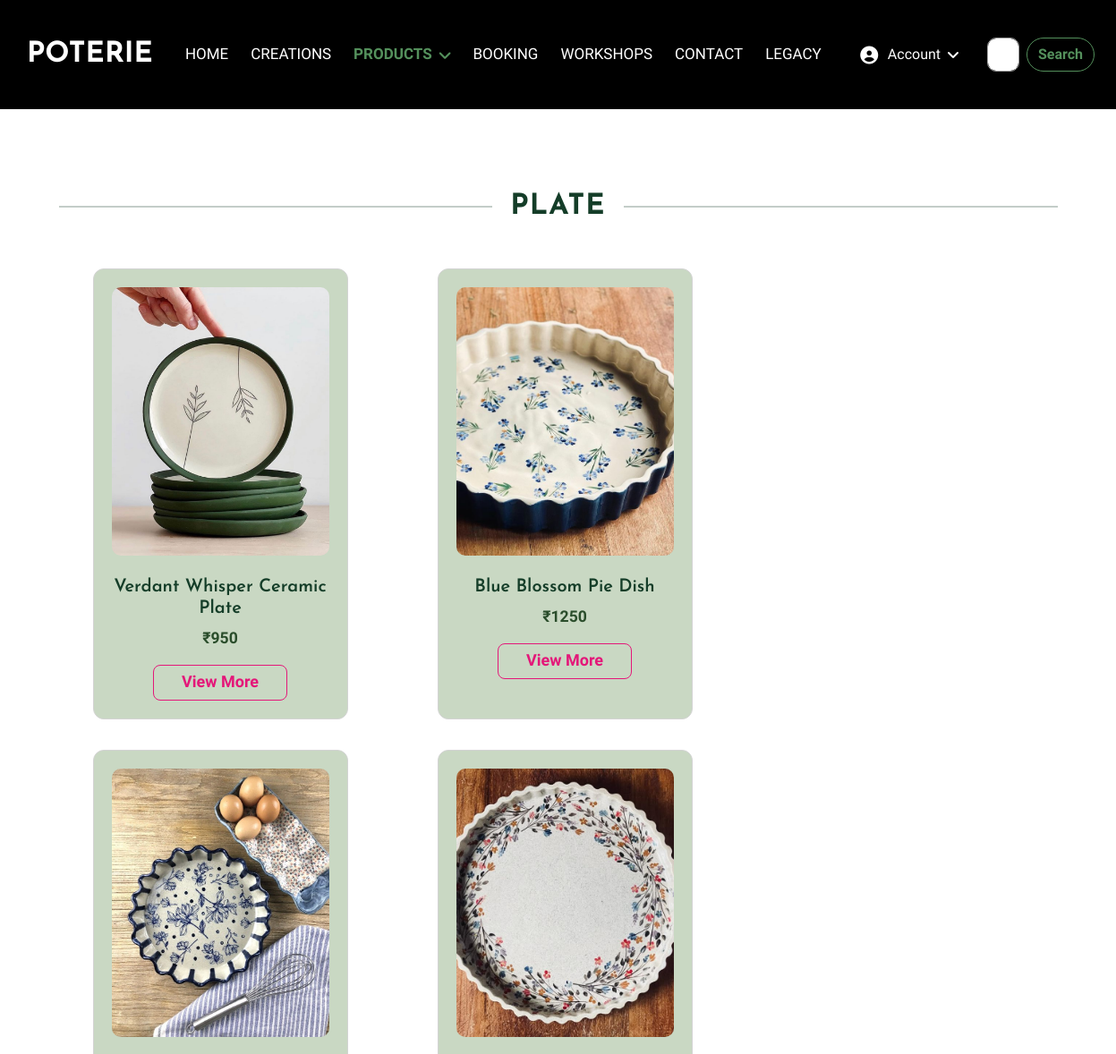
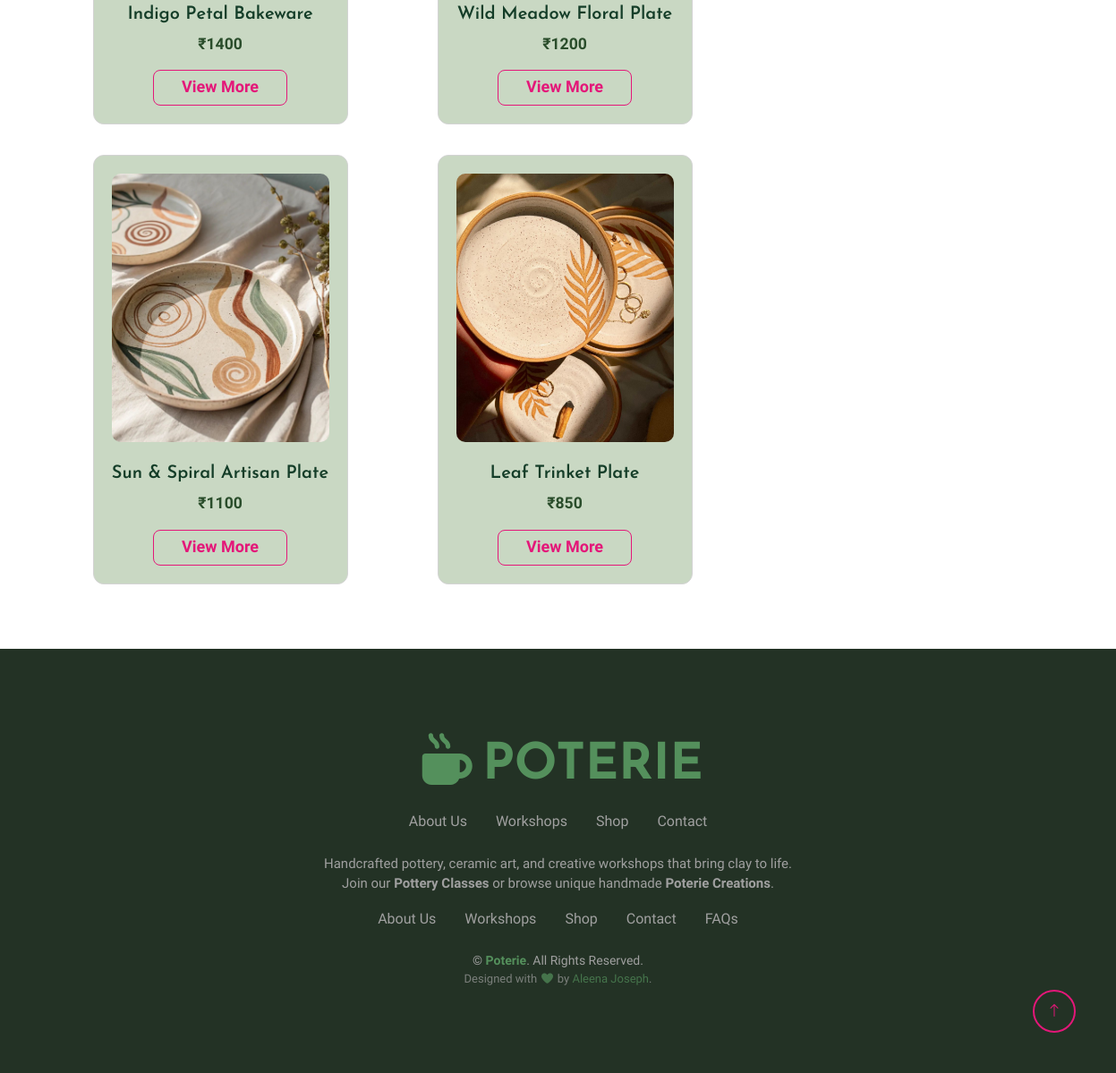
Page /PoteriaSite/Categorypage/Plate/ on the committed database (2 pictures, top to bottom).
### Myapp/models.py (models this page shows, shortened)
class potterydb(models.Model):
    Pottery_name=models.CharField(max_length=30,null=True,blank=True)
    Pottery_category=models.CharField(max_length=30,null=True,blank=True)
    Pottery_price=models.IntegerField(null=True,blank=True)
    Pottery_description=models.TextField(null=True,blank=True)
    Pottery_image=models.ImageField(upload_to="Pottery Images",null=True,blank=True)

### webapp/views.py (the view)
# urls.py: path('Categorypage/<product_name>/', views.Categorypage, name="Categorypage"),
def Categorypage(request, product_name):
    cart_count = 0
    uname = request.session.get('username')
    if uname:
        cart_count = Cartdb.objects.filter(Singlepottery_username=uname).count()
    product = productdb.objects.all()
    pottery = potterydb.objects.filter(Pottery_category=product_name)
    return render(request, "Categorypage.html",
                  {'product': product, 'pottery': pottery, 'product_name': product_name, 'cart_count': cart_count})

### webapp/templates/Categorypage.html (shortened to what this page needs)
<!DOCTYPE html>
<html lang="en">
{% load static %}
<head>
    <link href="https://cdnjs.cloudflare.com/ajax/libs/font-awesome/7.0.0/css/all.min.css" rel="stylesheet">
    <link href="https://cdn.jsdelivr.net/npm/bootstrap-icons@1.4.1/font/bootstrap-icons.css" rel="stylesheet">
    <link href="{% static 'website/lib/animate/animate.min.css' %}" rel="stylesheet">
    <link href="{% static 'website/lib/lightbox/css/lightbox.min.css' %}" rel="stylesheet">
    <link href="{% static 'website/lib/owlcarousel/assets/owl.carousel.min.css' %}" rel="stylesheet">
    <link href="{% static 'website/css/bootstrap.min.css' %}" rel="stylesheet">
    <link href="{% static 'website/css/style.css' %}" rel="stylesheet">
</head>
<body style="background-color:white;">
<div class="container-fluid p-0 ">
    <nav class="navbar navbar-expand-lg" style="background-color:rgb(0,0,0);">
        <a href="{% url 'Homepage' %}" class="navbar-brand ms-4 ms-lg-0 d-flex align-items-center">
            <h2 class="mb-0 text-uppercase"
                style="color: white; font-weight: bold; margin-left:30px; margin-right:20px;">Poterie</h2>
        </a>
        <div class="collapse navbar-collapse" id="navbarCollapse">
            <div class="navbar-nav mx-auto p-4 p-lg-0">
                <a href="{% url 'Homepage' %}"
                   class="nav-item nav-link {% if request.resolver_match.url_name == 'Homepage' %}active{% endif %}">Home</a>
                <a href="{% url 'Creationpage' %}"
                   class="nav-item nav-link {% if request.resolver_match.url_name == 'Creationpage' %}active{% endif %}">Creations</a>
                <div class="nav-item dropdown">
                    <a href="#" class="nav-link dropdown-toggle text-white active"
                       data-bs-toggle="dropdown ">Products</a>
                </div>
                <a href="{% url 'Bookingpage' %}"
                   class="nav-item nav-link text-white {% if request.resolver_match.url_name == 'Bookingpage' %}active{% endif %}">Booking</a>
                <a href="{% url 'Workshoppage' %}"
                   class="nav-item nav-link text-white {% if request.resolver_match.url_name == 'Workshoppage' %}active{% endif %}">Workshops</a>
                <a href="{% url 'Contactpage' %}"
                   class="nav-item nav-link text-white {% if request.resolver_match.url_name == 'Contactpage' %}active{% endif %}">Contact</a>
                <a href="{% url 'Legacygpage' %}"
                   class="nav-item nav-link text-white {% if request.resolver_match.url_name == 'Legacygpage' %}active{% endif %}">Legacy</a>
            </div>
            {% if request.session.username %}
            <div class="nav-item dropdown me-3">
                <a href="#" class="nav-link dropdown-toggle text-white d-flex align-items-center"
                   data-bs-toggle="dropdown">
                    <i class="fas fa-user-circle fa-lg me-2"></i>Welcome, {{ request.session.username }} </a>
                <div class="dropdown-menu dropdown-menu-end m-0">
                   <a href="{% url 'Cartpage' %}"
                       class="dropdown-item {% if request.resolver_match.url_name == 'Cartpage' %}active{% endif %}">
                        Your Cart({{cart_count}})</a>
                    <a href="{% url 'logout' %}" class="dropdown-item">Logout </a>
                </div>
            </div>
            {% else %}
            <div class="nav-item dropdown me-3">
                <a href="#" class="nav-link dropdown-toggle text-white d-flex align-items-center"
                   data-bs-toggle="dropdown">
                    <i class="fas fa-user-circle fa-lg me-2"></i>Account
                </a>
            </div>
            {% endif %}
            <form class="d-flex me-4" role="search">
                <input class="form-control me-2" type="search" placeholder="Search" aria-label="Search">
                <button class="btn btn-outline-success" type="submit">Search</button>
            </form>
        </div>
    </nav>
</div>
<div class="container-fluid main_wrapper" style="margin-top:124px;">
    <section class="py-5">
        <div class="container">
            <div style="display:flex; align-items:center; justify-content:center; margin:40px 0; gap:20px;">
                <hr style="flex:1; border:none; border-top:2px solid #143d28; width:550px; margin:0;">
                <h2 style="margin:0; font-size:2rem; font-weight:700; color:#143d28; text-transform:uppercase; letter-spacing:1px; white-space:nowrap;">
                    {{ product_name }}
                </h2>
                <hr style="flex:1; border:none; border-top:2px solid #143d28; width:550px; margin:0;">
            </div>
            <div class="row justify-content">
                {% for i in pottery %}
                <div class="col-md-3 text-center mb-4"
                     style="border:1px solid lightgrey; border-radius:12px; padding:20px;  margin:10px 50px; background-color:#9cb7918b;">
                    <img src="{{ i.Pottery_image.url }}" alt="failed"
                         style="height:300px; width:100%; border-radius:10px; object-fit:cover; margin-bottom:15px;">
                    <h5 style="font-weight:600; color:#143d28;" class="mt-2">{{ i.Pottery_name }}</h5>
                    <p style="font-weight:700; color:#2a4d2b; font-size:1.1rem;">₹{{ i.Pottery_price }}</p>
                    <div style="display:flex; justify-content:center; gap:10px;">
                        <a href="{% url 'Singleproductpage' pottery_id=i.id %}" class="btn btn-outline-primary btn-sm"
                           style="border-radius:8px; width:150px; height:40px; font-size:18px;">View More</a>
                    </div>
                </div>
                {% endfor %}
            </div>
        </div>
    </section>
</div>
<div class="container-fluid text-light footer py-5" style="background-color: rgb(35, 50, 37);"
     data-wow-delay="0.1s">
    <div class="container text-center py-5">
        <a href="{% url 'Homepage' %}">
            <h1 class="display-4 mb-3 text-uppercase" style="color: rgb(84, 144, 92); font-weight: 800;">
                <i class="fa-solid fa-mug-hot me-2"></i>Poterie
            </h1>
        </a>
        <div class="d-flex justify-content-center flex-wrap mb-4">
            <a href="{% url 'Homepage' %}" class="text-light mx-3" style="text-decoration: none;">About Us</a>
            <a href="{% url 'Workshoppage' %}" class="text-light mx-3" style="text-decoration: none;">Workshops</a>
            <a href="{% url 'Creationpage' %}" class="text-light mx-3" style="text-decoration: none;">Shop</a>
            <a href="{% url 'Contactpage' %}" class="text-light mx-3" style="text-decoration: none;">Contact</a>
        </div>
        <p class="mb-3" style="font-size: 15px;">
            Handcrafted pottery, ceramic art, and creative workshops that bring clay to life.<br>
            Join our <strong>Pottery Classes</strong> or browse unique handmade <strong>Poterie Creations</strong>.
        </p>
        <div class="d-flex justify-content-center flex-wrap mb-4">
            <a href="#!" class="text-light mx-3" style="text-decoration: none;">About Us</a>
            <a href="#!" class="text-light mx-3" style="text-decoration: none;">Workshops</a>
            <a href="#!" class="text-light mx-3" style="text-decoration: none;">Shop</a>
            <a href="#!" class="text-light mx-3" style="text-decoration: none;">Contact</a>
            <a href="#!" class="text-light mx-3" style="text-decoration: none;">FAQs</a>
        </div>
        <p class="mb-0" style="font-size: 14px;">
            &copy; <span style="color: rgb(84, 144, 92); font-weight: 600;">Poterie</span>. All Rights Reserved.
        </p>
        <p class="mb-0" style="font-size: 13px; opacity: 0.7;">
            Designed with <i class="fa-solid fa-heart" style="color: rgb(84, 144, 92);"></i> by <a href="#"
                                                                                                   style="color: rgb(84, 144, 92); text-decoration: none;">Aleena
            Joseph</a>.
        </p>
    </div>
</div>
<a href="#" class="btn btn-outline-primary border-2 btn-lg-square back-to-top"><i class="bi bi-arrow-up"></i></a>
</body>
</html>

### webapp/static/website/css/style.css (style rules this page uses)
.back-to-top { position: fixed; display: none; right: 45px; bottom: 45px; z-index: 99; }
.btn { font-weight: 600; transition: .5s; border-radius: 50px; }
.btn-lg-square { width: 48px; height: 48px; }
.btn-square, .btn-sm-square, .btn-lg-square { padding: 0; display: flex; align-items: center; justify-content: center; font-weight: inherit; }
.navbar { position: absolute; width: 100%; top: 0; left: 0; z-index: 9; transition: .5s; }
.navbar .navbar-nav .nav-link { margin-right: 25px; padding: 40px 0; color: var(--bs-white); font-size: 17px; text-transform: uppercase; outline: none; transition: .5s; }
.navbar .navbar-nav .nav-link:hover, .navbar .navbar-nav .nav-link.active { color: var(--bs-primary); }
.navbar .dropdown-toggle::after { border: none; content: "\f107"; font-family: "Font Awesome 5 Free"; font-weight: 900; vertical-align: middle; margin-left: 8px; }
.footer { background-position: 0px 0px; background-repeat: repeat-x; animation: footerAnimatedBg 50s linear infinite; }
.navbar .nav-link.active { color: rgb(84, 144, 92) !important; font-weight: bold; }
.navbar .nav-link { color: white; transition: 0.3s; }
.btn-outline-success { border-color: rgb(84, 144, 92); color: rgb(84, 144, 92); }

### rows in the picture
potterydb: Pottery_image (picture), Pottery_name "Verdant Whisper Ceramic Plate", Pottery_price "950"
potterydb: Pottery_image (picture), Pottery_name "Blue Blossom Pie Dish", Pottery_price "1250"
potterydb: Pottery_image (picture), Pottery_name "Indigo Petal Bakeware", Pottery_price "1400"
potterydb: Pottery_image (picture), Pottery_name "Wild Meadow Floral Plate", Pottery_price "1200"
potterydb: Pottery_image (picture), Pottery_name "Sun & Spiral Artisan Plate", Pottery_price "1100"
potterydb: Pottery_image (picture), Pottery_name "Leaf Trinket Plate", Pottery_price "850"

### other values in the picture
{{ product_name }} "PLATE"
